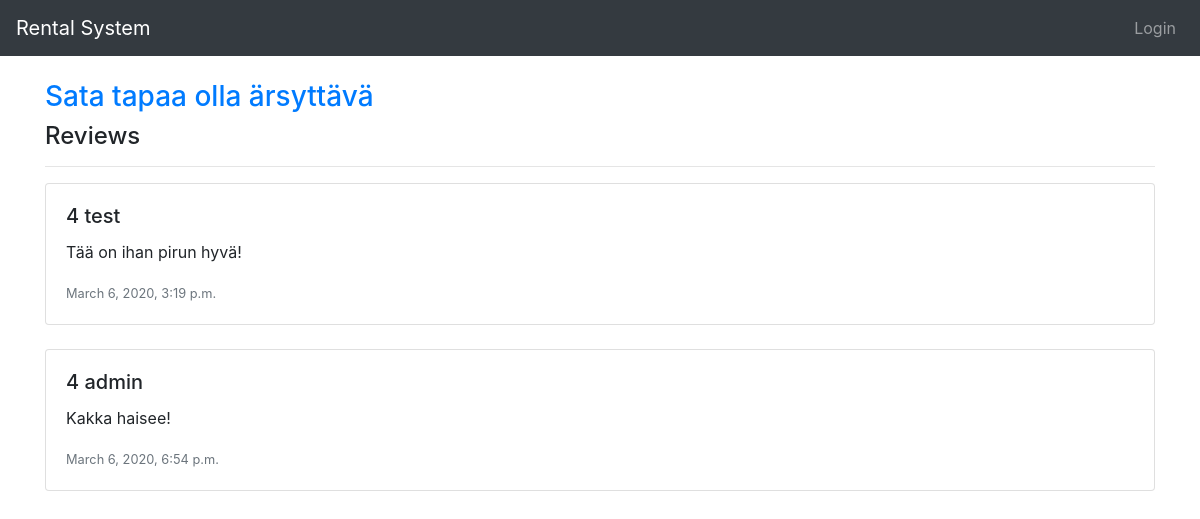
/all_reviews/1/, run on an earlier commit of the app's database.
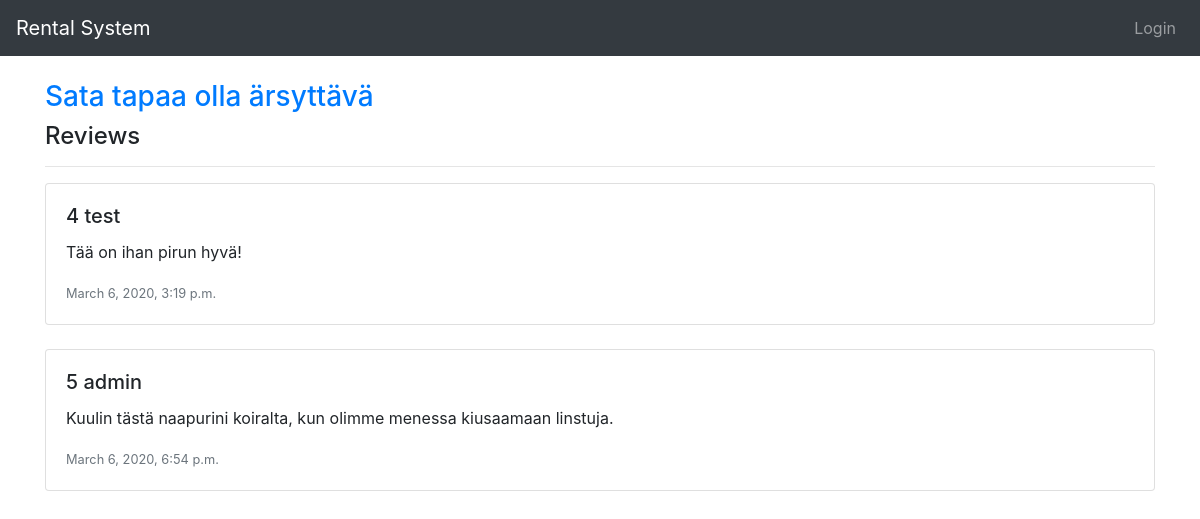
And on a later commit of the database.
### rental_system/models.py (models this page shows, shortened)
class Rating(models.Model):
    user = models.ForeignKey(User, on_delete=models.CASCADE, default=1)
    work = models.ForeignKey(Work, on_delete=models.CASCADE)
    rating = models.IntegerField(
        default=5,
        validators=[
            MaxValueValidator(5),
            MinValueValidator(0)
        ]
    )
    comment = models.TextField(max_length=500)
    post_date = models.DateTimeField(auto_now_add=True, null=True)
    edit_date = models.DateTimeField(blank=True, null=True)
    visible = models.BooleanField(default=True)

### rental_system/views.py (the view)
# urls.py: path('all_reviews/<int:work_id>/', views.all_reviews, name="all_reviews")
def all_reviews(request, work_id):
    reviews = Rating.objects.filter(work_id = work_id, visible = True)
    title = Work.objects.filter(pk = work_id).values('title').first()
    return render(request, 'rental_system/all_reviews.html', {"reviews": reviews, "current_work": work_id, 'title': title})

### rental_system/templates/rental_system/all_reviews.html
{% extends 'base.html' %}
{% block content %}
{% load static %}
<div class="container">
  <h3><a href="{% url 'work' current_work %}">{{ title.title }}</a></h3>
  <h4>Reviews</h4>
  <hr>
{% if reviews %}
{% for review in reviews %}
<div class="card w-100">
    <div class="card-body">
        <h5 class="card-title">{{ review.rating }} {{ review.user.username }}</h5>
        <p class="card-text">{{ review.comment }}</p>
        <p class="card-text"><small class="text-muted">{{ review.post_date }}</small></p>
    </div>
</div>
<br>
{% endfor %}
{% else %}
<p>No reviews for this work!</p>
{% endif %}
</div>
{% endblock %}

What changed in the data, as far as the page shows it:
changed Rating "admin": rating "4" → "5"; comment "Kakka haisee!" → "Kuulin tästä naapurini koiralta, kun olimme menessa kiusaamaan linstuja."
